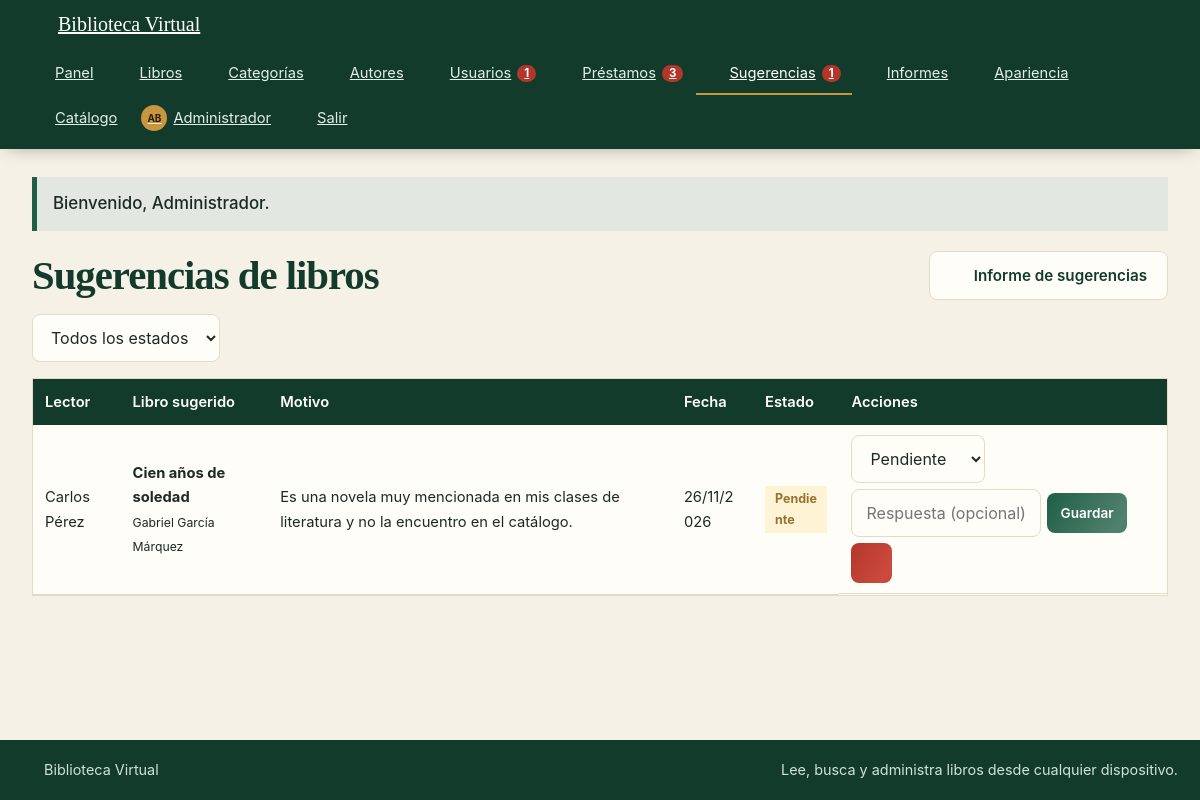
/sugerencias.php (signed in), run on the app's committed database.
### tables this page shows
CREATE TABLE usuarios (
  id INT NOT NULL AUTO_INCREMENT,
  nombre VARCHAR(80) NOT NULL,
  apellido VARCHAR(80) NOT NULL,
  correo VARCHAR(120) NOT NULL,
  telefono VARCHAR(20) NOT NULL,
  fecha_nacimiento DATE NOT NULL,
  clave VARCHAR(255) NOT NULL,
  rol ENUM('admin','bibliotecario','lector') NOT NULL DEFAULT 'lector',
  activo TINYINT(1) NOT NULL DEFAULT 1,
  foto VARCHAR(80) DEFAULT NULL,
  tema ENUM('auto','claro','oscuro') NOT NULL DEFAULT 'auto',
  edad_editable TINYINT(1) NOT NULL DEFAULT 0,
  cambiar_clave TINYINT(1) NOT NULL DEFAULT 0,
  creado_en TIMESTAMP NOT NULL DEFAULT CURRENT_TIMESTAMP,
  PRIMARY KEY (id),
  UNIQUE KEY uq_usuarios_correo (correo)
);

CREATE TABLE sugerencias (
  id INT NOT NULL AUTO_INCREMENT,
  usuario_id INT NOT NULL,
  titulo VARCHAR(150) NOT NULL,
  autor VARCHAR(100) DEFAULT NULL,
  motivo VARCHAR(500) NOT NULL,
  estado ENUM('Pendiente','Aprobada','Rechazada','Adquirida') NOT NULL DEFAULT 'Pendiente',
  respuesta VARCHAR(300) DEFAULT NULL,
  creado_en TIMESTAMP NOT NULL DEFAULT CURRENT_TIMESTAMP,
  PRIMARY KEY (id),
  KEY idx_sugerencias_usuario (usuario_id),
  CONSTRAINT fk_sugerencias_usuario FOREIGN KEY (usuario_id) REFERENCES usuarios(id) ON DELETE CASCADE
);

### sugerencias.php (the view, shortened to what this page needs)
<?php
require_once 'seguridad.php';
exigir_login();
$cn = db();
$uid = (int)$_SESSION['usuario_id'];
$estados = array('Pendiente', 'Aprobada', 'Rechazada', 'Adquirida');
$filtro = isset($_GET['estado']) ? $_GET['estado'] : '';
if (!in_array($filtro, $estados, true)) { $filtro = ''; }
if (es_admin()) {
    if ($filtro !== '') {
        $filas = consulta($cn, 'SELECT s.id, s.titulo, s.autor, s.motivo, s.estado, s.respuesta, s.creado_en, u.nombre, u.apellido FROM sugerencias s JOIN usuarios u ON u.id = s.usuario_id WHERE s.estado = ? ORDER BY s.id DESC', 's', array($filtro));
    } else {
        $filas = consulta($cn, 'SELECT s.id, s.titulo, s.autor, s.motivo, s.estado, s.respuesta, s.creado_en, u.nombre, u.apellido FROM sugerencias s JOIN usuarios u ON u.id = s.usuario_id ORDER BY s.id DESC');
    }
} else {
    $filas = consulta($cn, 'SELECT id, titulo, autor, motivo, estado, respuesta, creado_en FROM sugerencias WHERE usuario_id = ? ORDER BY id DESC', 'i', array($uid));
}
require 'cabecera.php';
?>
<div class="seccion-titulo" style="margin-top:0"><h1>Sugerencias de libros</h1>
  <div class="acciones">
    <?php if (es_admin()): ?><a class="btn btn-claro" href="informes.php?tipo=sugerencias"><?php echo icono('descargar', 16); ?> Informe de sugerencias</a><?php endif; ?>
  </div></div>
<?php if (es_admin()): ?>
<form class="barra-acciones" method="get"><select name="estado" style="width:auto" onchange="this.form.submit()"><option value="">Todos los estados</option></select></form>
<?php endif; ?>
<?php if (!count($filas)): ?><div class="vacio">No hay sugerencias para mostrar.</div><?php else: ?>
<div class="tabla-wrap"><table>
  <thead><tr><?php if (es_admin()): ?><th>Lector</th><?php endif; ?><th>Libro sugerido</th><th>Motivo</th><th>Fecha</th><th>Estado</th><th>Acciones</th></tr></thead>
  <tbody>
  <?php foreach ($filas as $f): ?>
    <tr>
      <?php if (es_admin()): ?><td><?php echo e($f['nombre'] . ' ' . $f['apellido']); ?></td><?php endif; ?>
      <td><strong><?php echo e($f['titulo']); ?></strong><br><small><?php echo e($f['autor']); ?></small></td>
      <td style="min-width:220px"><?php echo e($f['motivo']); ?><?php if ($f['respuesta'] && !es_admin()): ?><div class="cita">Respuesta: <?php echo e($f['respuesta']); ?></div><?php endif; ?></td>
      <td><?php echo fecha_es($f['creado_en']); ?></td>
      <td><span class="<?php echo e(clase_estado($f['estado'])); ?>"><?php echo e($f['estado']); ?></span></td>
      <td class="acciones">
        <?php if (es_admin()): ?>
          <form method="post" style="display:flex;gap:6px;flex-wrap:wrap;align-items:center"><?php echo campo_csrf(); ?><input type="hidden" name="id" value="<?php echo (int)$f['id']; ?>">
            <select name="estado" style="width:auto"><?php foreach ($estados as $es): ?><option value="<?php echo e($es); ?>" <?php echo $f['estado'] === $es ? 'selected' : ''; ?>><?php echo e($es); ?></option><?php endforeach; ?></select>
            <input type="text" name="respuesta" maxlength="300" placeholder="Respuesta (opcional)" value="<?php echo e($f['respuesta']); ?>" style="width:190px">
            <button class="btn btn-sm" type="submit" name="accion" value="estado">Guardar</button>
            <button class="btn btn-sm btn-peligro" type="submit" name="accion" value="eliminar" onclick="return confirm('¿Eliminar esta sugerencia?');"><?php echo icono('borrar', 15); ?></button>
          </form>
        <?php endif; ?>
      </td>
    </tr>
  <?php endforeach; ?>
  </tbody>
</table></div>
<?php endif; ?>
<?php require 'pie.php'; ?>

### seguridad.php (shortened to what this page needs)
<?php
function e($v) {
    return htmlspecialchars((string)$v, ENT_QUOTES, 'UTF-8');
}
function logueado() {
    return !empty($_SESSION['usuario_id']);
}
function es_admin() {
    return logueado() && isset($_SESSION['rol']) && $_SESSION['rol'] === 'admin';
}
function consulta($cn, $sql, $tipos = '', $params = array()) {
    $st = $cn->prepare($sql);
    if ($tipos !== '') {
        $args = array($tipos);
        foreach ($params as $k => $v) { $args[] = &$params[$k]; }
        call_user_func_array(array($st, 'bind_param'), $args);
    }
    $st->execute();
    $filas = array();
    $meta = $st->result_metadata();
    if ($meta) {
        if (method_exists($st, 'get_result')) {
            $r = $st->get_result();
            while ($f = $r->fetch_assoc()) { $filas[] = $f; }
        }
    }
    return $filas;
}
function fila($cn, $sql, $tipos = '', $params = array()) {
    $f = consulta($cn, $sql, $tipos, $params);
    return $f ? $f[0] : null;
}
function valor($cn, $sql, $tipos = '', $params = array()) {
    $f = fila($cn, $sql, $tipos, $params);
    return reset($f);
}
function usuario_actual() {
    static $u = false;
    if ($u === false) {
        $u = null;
        if (logueado()) {
            $u = fila(db(), 'SELECT id, nombre, apellido, rol, activo, foto, tema, cambiar_clave FROM usuarios WHERE id = ?', 'i', array((int)$_SESSION['usuario_id']));
        }
    }
    return $u;
}
function exigir_login() {
    $u = usuario_actual();
}
function fecha_es($f) {
    return date('d/m/Y', strtotime($f));
}
function clase_estado($estado) {
    $mapa = array('Solicitado' => 'solicitado', 'Activo' => 'activo', 'Vencido' => 'vencido', 'Devuelto' => 'devuelto', 'Rechazado' => 'rechazado', 'Pendiente' => 'solicitado', 'Aprobada' => 'devuelto', 'Rechazada' => 'rechazado', 'Adquirida' => 'activo', 'Usada' => 'rechazado');
    return 'est est-' . (isset($mapa[$estado]) ? $mapa[$estado] : 'activo');
}
function avatar_html($u, $tam = 34) {
    $nombre = isset($u['nombre']) ? $u['nombre'] : '?';
    $apellido = isset($u['apellido']) ? $u['apellido'] : '';
    $ini = mb_strtoupper(mb_substr($nombre, 0, 1) . mb_substr($apellido, 0, 1));
    return '<span class="avatar avatar-ini" style="width:' . (int)$tam . 'px;height:' . (int)$tam . 'px;font-size:' . (int)($tam * 0.4) . 'px">' . e($ini) . '</span>';
}
function icono($nombre, $tam = 18) {
    $trazo = isset($p[$nombre]) ? $p[$nombre] : $p['libro'];
    return '<svg class="ico" width="' . (int)$tam . '" height="' . (int)$tam . '" viewBox="0 0 24 24" fill="none" stroke="currentColor" stroke-width="2" stroke-linecap="round" stroke-linejoin="round" aria-hidden="true">' . $trazo . '</svg>';
}

### estilos.css (style rules this page uses)
:root { --primario:#1f5f46;--acento:#c8963e;--fondo-personalizado:#f6f1e6;--fondo-osc-personalizado:#101a16;--fondo:var(--fondo-personalizado);--fondo-osc:var(--fondo-osc-personalizado);--papel:#fffdf8;--texto:#1c2a24;--suave:#6a736e;--borde:#e3dac8;--primario-osc:#133d2d;--primario-cl:#e6f1ea;--acento-osc:#a47521;--rojo:#b3362b;--rojo-cl:#fbe6e3;--azul:#245a8d;--azul-cl:#e3eef8;--amarillo-cl:#fff3d6;--sombra:0 10px 30px -14px rgba(19,61,45,.35);--fs:1rem;--radio:0 }
* { box-sizing:border-box }
html { scroll-behavior:smooth;-webkit-text-size-adjust:100%;text-size-adjust:100% }
body { margin:0;font-family:"Segoe UI",Roboto,Helvetica,Arial,sans-serif;background:var(--fondo);color:var(--texto);line-height:1.55;min-height:100vh;min-height:100dvh;display:flex;flex-direction:column;font-size:var(--fs);overflow-wrap:anywhere }
img,svg { max-width:100% }
a { color:var(--primario) }
h1,h2,h3 { font-family:Georgia,"Times New Roman",serif;line-height:1.2;margin:0 0 .5em;color:var(--primario-osc);font-size:revert }
h1 { font-size:clamp(1.5rem,1.1rem + 1.6vw,2.2rem) }
.ico { vertical-align:-3px;flex:none }
.avatar { border-radius:50%;object-fit:cover;vertical-align:middle;flex:none }
.avatar-ini { display:inline-flex;align-items:center;justify-content:center;background:var(--acento);color:#2b1d03;font-weight:700 }
.btn { display:inline-flex;align-items:center;justify-content:center;gap:8px;border:0;border-radius:0;background:var(--primario);color:#fff!important;padding:11px 20px;font-size:.95rem;font-weight:600;cursor:pointer;position:relative;overflow:hidden;isolation:isolate;text-decoration:none;font-family:inherit;min-height:40px;transition:transform .25s ease,box-shadow .25s ease,filter .25s ease,background-position .45s ease }
.btn::after { content:"";position:absolute;top:0;bottom:0;left:-80%;width:50%;background:linear-gradient(110deg,transparent,rgba(255,255,255,.5),transparent);transform:skewX(-20deg);transition:left .55s ease;pointer-events:none }
.btn-sm { padding:7px 13px;font-size:.85rem;min-height:34px }
.btn-claro { background:var(--papel);color:var(--primario-osc)!important;border:1px solid var(--borde) }
.btn-peligro { background:linear-gradient(120deg,var(--rojo),#cc4a3d,var(--rojo));background-size:200% 100% }
.seccion-titulo { display:flex;align-items:center;justify-content:space-between;gap:12px;margin:34px 0 14px;flex-wrap:wrap }
.seccion-titulo h2,.seccion-titulo h1 { margin:0 }
input[type=text],input[type=email],input[type=password],input[type=number],input[type=date],input[type=search],input[type=file],select,textarea { width:100%;padding:10px 12px;border:1px solid var(--borde);background:var(--papel);color:var(--texto);font-size:1rem;font-family:inherit;border-radius:0;transition:border-color .2s,box-shadow .2s;min-height:42px }
.acciones { display:flex;gap:10px;flex-wrap:wrap;align-items:center }
.tabla-wrap { overflow-x:auto;background:var(--papel);border:1px solid var(--borde);-webkit-overflow-scrolling:touch }
table { width:100%;border-collapse:collapse;font-size:.92rem }
th { background:var(--primario-osc);color:#fff;text-align:left;padding:11px 12px;font-weight:600;white-space:nowrap }
td { padding:10px 12px;border-bottom:1px solid var(--borde);vertical-align:middle }
td.acciones { white-space:nowrap }
td.acciones form { display:inline }
.est { display:inline-block;padding:3px 10px;font-size:.78rem;font-weight:700 }
.est-solicitado { background:var(--amarillo-cl);color:var(--acento-osc) }
.barra-acciones { display:flex;gap:10px;flex-wrap:wrap;align-items:center;margin-bottom:16px }
:root { --fuente-cuerpo:"Inter","Segoe UI",Roboto,Helvetica,Arial,sans-serif; --fuente-titulos:"Georgia","Times New Roman",serif; --texto-xs:clamp(.74rem,.7rem + .12vw,.82rem); --texto-sm:clamp(.86rem,.82rem + .16vw,.94rem); --texto-base:clamp(.96rem,.92rem + .18vw,1.06rem); --texto-lg:clamp(1.12rem,1.02rem + .42vw,1.32rem); --texto-xl:clamp(1.38rem,1.18rem + .8vw,1.85rem); --texto-2xl:clamp(1.8rem,1.35rem + 1.6vw,2.65rem); --texto-3xl:clamp(2.25rem,1.55rem + 2.8vw,3.65rem); }
body { font-family:var(--fuente-cuerpo);font-size:var(--texto-base);line-height:1.65 }
h1 { font-size:var(--texto-2xl);line-height:1.12;letter-spacing:-.025em }
input[type=text],input[type=email],input[type=password],input[type=number],input[type=date],input[type=search],input[type=file],select,textarea { border-radius:8px;min-height:48px;padding:12px 14px;line-height:1.35 }
.btn { border-radius:8px;min-height:46px }
.btn-sm { min-height:40px }

### data on the page
usuarios: ini "AB"
sugerencias: usuario.apellido "Carlos Pérez", titulo "Cien años de soledad", autor "Gabriel García Márquez", motivo "Es una novela muy mencionada en mis clases de literatura y no la encuentro en el catálogo.", creado_en "26/11/2026", estado "Pendiente", $tam 15 (drawn)

### other printed values
$cab_cfg['nombre_sitio'] "Biblioteca Virtual"
$cab_item[1] "Panel"
$cab_item[1] "Libros"
$cab_item[1] "Categorías"
$cab_item[1] "Autores"
$cab_item[1] "Usuarios"
$cab_item[4] "1"
$cab_item[1] "Préstamos"
$cab_item[4] "3"
$cab_item[1] "Sugerencias"
$cab_item[1] "Informes"
$cab_item[1] "Apariencia"
$cab_item[1] "Catálogo"
$_SESSION['nombre'] "Administrador"
$_SESSION['flash'][1] "Bienvenido, Administrador."
